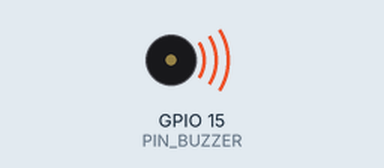
Bench run of a sketch on a simulated ESP32. On the bench: buzzer (waves = sounding).

Above: at 0.1 s.
At 0.5 s:
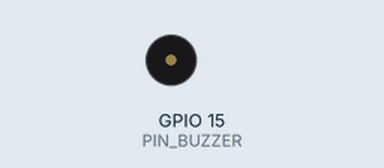
Timing chart, 0 to 2.0 s (numbered marks = the images above):
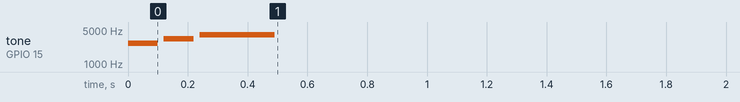

The sketch:

Test_Buzzer_1.ino
```cpp
// 1. Declaración de Pines y Configuración (¡Asegúrate de incluir esto!)
const int PIN_BUZZER = 15;
const int RESOLUCION = 8;

// 2. Frecuencias agudas de alta resonancia (en Hz)
#define TONO_ALTO_1  2700  // Nota de alta eficiencia piezoeléctrica
#define TONO_ALTO_2  3300
#define TONO_ALTO_3  4000  // Máxima resonancia típica para más volumen

// 3. Estructura de la nueva melodía rápida
int melodiaAguda[] = { TONO_ALTO_1, TONO_ALTO_2, TONO_ALTO_3 };
int duracionesAgudas[] = { 100, 100, 250 }; // Tonos cortos y penetrantes

void reproducirMelodia() {
  // Calcula el tamaño del array dinámicamente
  int totalNotas = sizeof(melodiaAguda) / sizeof(melodiaAguda[0]);

  for (int i = 0; i < totalNotas; i++) {
    int nota = melodiaAguda[i];
    int duracion = duracionesAgudas[i];

    // Envía la frecuencia al pin
    ledcWriteTone(PIN_BUZZER, nota);
    delay(duracion);

    // Pequeño silencio para separar los tonos
    ledcWriteTone(PIN_BUZZER, 0);
    delay(20);
  }

  // Apagado total por seguridad
  ledcWriteTone(PIN_BUZZER, 0);
}

void setup() {
  // Inicializa el pin con la nueva API de ESP32 v3.0+
  ledcAttach(PIN_BUZZER, 2000, RESOLUCION);

  // Ejecuta la melodía de encendido
  reproducirMelodia();
}

void loop() {
  // Tu código principal del cohete irá aquí
}
```
